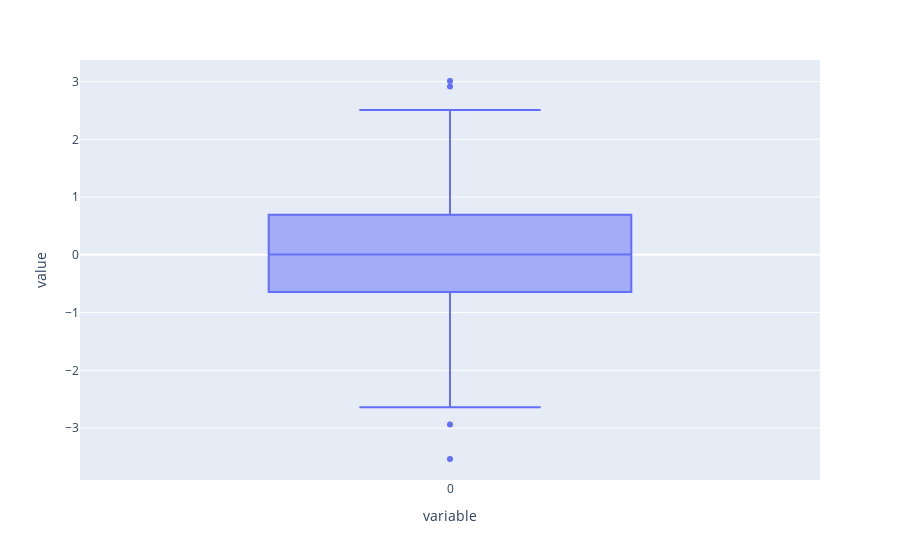

The cell this chart's notebook holds for it:
### Code cell
px.box(x)

### Figure 1 — Plotly figure (JSON) as saved in the notebook; plotly's stock layout.template omitted (floating-point values rounded to 4 significant figures; data arrays with more than 128 entries replaced by an {"elided": "..."} marker saying what was removed)
{"data": [{"alignmentgroup": "True", "hovertemplate": "variable=%{x}<br>value=%{y}<extra></extra>", "legendgroup": "", "marker": {"color": "#636efa"}, "name": "", "notched": false, "offsetgroup": "", "orientation": "v", "showlegend": false, "type": "box", "x": {"elided": "1000 str values"}, "x0": " ", "xaxis": "x", "y": {"elided": "1000 float values"}, "y0": " ", "yaxis": "y"}], "layout": {"boxmode": "group", "legend": {"tracegroupgap": 0}, "margin": {"t": 60}, "xaxis": {"anchor": "y", "domain": [0, 1], "title": {"text": "variable"}}, "yaxis": {"anchor": "x", "domain": [0, 1], "title": {"text": "value"}}}}
